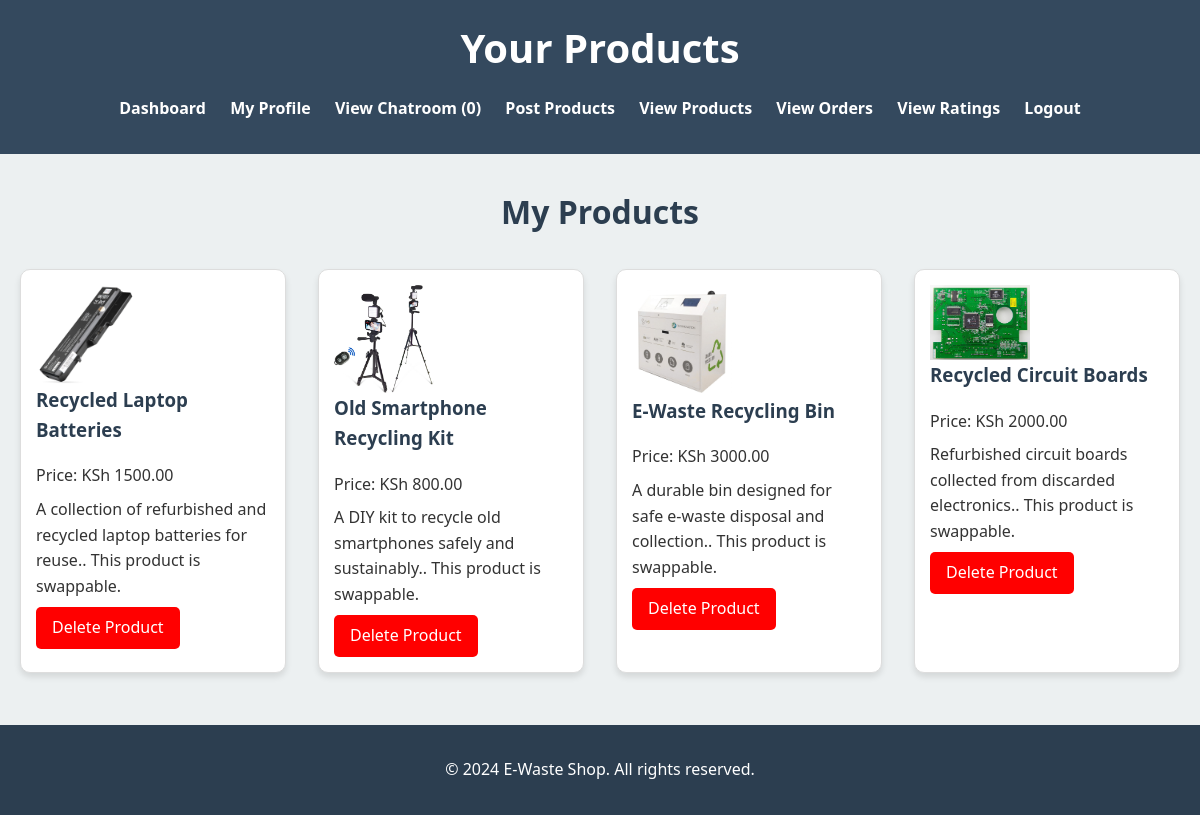
Screenshot of /vendor/view_products/ (signed in) with the database file from the repository.
### E_Waste_App/models.py (models this page shows, shortened)
class Product(models.Model):
    name = models.CharField(max_length=255)
    description = models.TextField()
    price = models.DecimalField(max_digits=10, decimal_places=2)
    image = models.ImageField(upload_to='product_images/', blank=True, null=True)
    vendor = models.ForeignKey('Vendor', on_delete=models.CASCADE)
    status = models.CharField(max_length=20, default='Availble')

### E_Waste_App/views.py (the view)
# urls.py: path('vendor/view_products/', view_products, name='view_products'),
@login_required
def view_products(request):
    unread_message_count = Message.objects.filter(
        recipient_content_type=ContentType.objects.get_for_model(Vendor),
        recipient_object_id=request.user.vendor.id,
        read=False
    ).count()
    products = Product.objects.filter(vendor=request.user.vendor)
    return render(request, 'view_products.html', {'products': products,
        'unread_message_count': unread_message_count,})

### E_Waste_App/templates/view_products.html (shortened to what this page needs)
{% load static %}
<!DOCTYPE html>
<html lang="en">
<head>
    <link rel="stylesheet" href="{% static 'style.css' %}">
</head>
<body>
    <header>
        <h1>Your Products</h1>
        <nav>
            <ul>
                <li><a href="{% url 'vendor_dashboard' %}">Dashboard</a></li>
                <li><a href="{% url 'update_user_details' %}">My Profile</a></li>
                <li><a href="{% url 'view_messages1' %}">View Chatroom ({{ unread_message_count }})</a></li>
                <li><a href="{% url 'post_product' %}">Post Products</a></li>
                <li><a href="{% url 'view_products' %}">View Products</a></li>
                <li><a href="{% url 'view_orders' %}">View Orders</a></li>
                <li><a href="{% url 'view_ratings' %}">View Ratings</a></li>
                <li><a href="{% url 'vendor_logout' %}">Logout</a></li>
            </ul>
        </nav>
    </header>
    <main>
        <section class="product-list">
            <h2>My Products</h2>
            <div class="products">
                {% for product in products %}
                    <div class="product">
                        <img src="{{ product.image.url }}" alt="{{ product.name }}">
                        <h3>{{ product.name }}</h3>
                        <p>Price: KSh {{ product.price }}</p>
                        <p>{{ product.description }}. This product is swappable.</p>
                        <a href="{% url 'delete_product' product.id %}" style="background-color: red;">Delete Product</a>
                    </div>
                {% empty %}
                    <p>No products available.</p>
                {% endfor %}
            </div>
        </section>
    </main>
    <footer>
        <p>&copy; 2024 E-Waste Shop. All rights reserved.</p>
    </footer>
</body>
</html>

### E_Waste_App/static/style.css (style rules this page uses)
:root { --primary-color: #2c3e50; --secondary-color: #27ae60; --background-color: #ecf0f1; --text-color: #333; --header-bg: #34495e; --footer-bg: #2c3e50; }
body { font-family: 'Segoe UI', Tahoma, Geneva, Verdana, sans-serif; background-color: var(--background-color); color: var(--text-color); line-height: 1.6; margin: 0; padding: 0; }
header { background-color: var(--header-bg); color: white; padding: 1rem 0; text-align: center; }
header h1 { margin: 0; font-size: 2.5rem; }
nav ul { list-style-type: none; padding: 0; }
nav ul li { display: inline; margin: 0 10px; }
nav ul li a { color: white; text-decoration: none; font-weight: bold; transition: color 0.3s ease; }
main { max-width: 1200px; margin: 2rem auto; padding: 0 20px; }
.product-list h2 { text-align: center; color: var(--primary-color); font-size: 2rem; margin-bottom: 2rem; }
.products { display: grid; grid-template-columns: repeat(auto-fit, minmax(250px, 1fr)); gap: 2rem; }
.product { background: white; border-radius: 10px; box-shadow: 0 4px 6px rgba(0, 0, 0, 0.1); overflow: hidden; transition: transform 0.3s ease, box-shadow 0.3s ease; }
.product img { width: 100%; height: 200px; object-fit: cover; }
.product h3 { color: var(--primary-color); margin-top: 0; }
.product p { margin: 0.5rem 0; }
.product a { display: inline-block; background-color: var(--secondary-color); color: white; padding: 0.5rem 1rem; text-decoration: none; border-radius: 5px; transition: background-color 0.3s ease; }
footer { background-color: var(--footer-bg); color: white; text-align: center; padding: 1rem 0; position: relative; bottom: 0; width: 100%; }
.product { border: 1px solid #ddd; padding: 15px; margin-bottom: 20px; }
.product img { max-width: 100px; height: auto; display: block; }

### rows the page displays
Product: image (picture), name "Recycled Laptop Batteries", price "1500.00", description "A collection of refurbished and recycled laptop batteries for reuse."
Product: image (picture), name "Old Smartphone Recycling Kit", price "800.00", description "A DIY kit to recycle old smartphones safely and sustainably."
Product: image (picture), name "E-Waste Recycling Bin", price "3000.00", description "A durable bin designed for safe e-waste disposal and collection."
Product: image (picture), name "Recycled Circuit Boards", price "2000.00", description "Refurbished circuit boards collected from discarded electronics."

### other values shown
{{ unread_message_count }} "0"
